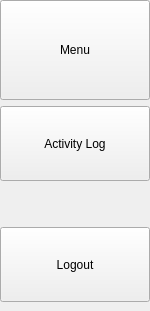
    <widget class="QWidget" name="closedSideBar" native="true">
     <property name="minimumSize">
      <size>
       <width>150</width>
       <height>0</height>
      </size>
     </property>
     <property name="maximumSize">
      <size>
       <width>150</width>
       <height>16777215</height>
      </size>
     </property>
     <layout class="QVBoxLayout" name="verticalLayout_2">
      <property name="spacing">
       <number>5</number>
      </property>
      <property name="leftMargin">
       <number>0</number>
      </property>
      <property name="topMargin">
       <number>0</number>
      </property>
      <property name="rightMargin">
       <number>0</number>
      </property>
      <property name="bottomMargin">
       <number>0</number>
      </property>
      <item>
       <widget class="QWidget" name="widget_3" native="true">
        <property name="minimumSize">
         <size>
          <width>100</width>
          <height>100</height>
         </size>
        </property>
        <layout class="QVBoxLayout" name="verticalLayout_41">
         <property name="leftMargin">
          <number>0</number>
         </property>
         <property name="topMargin">
          <number>0</number>
         </property>
         <property name="rightMargin">
          <number>0</number>
         </property>
         <item>
          <widget class="QWidget" name="menu" native="true">
           <property name="minimumSize">
            <size>
             <width>0</width>
             <height>100</height>
            </size>
           </property>
           <layout class="QVBoxLayout" name="verticalLayout_43">
            <property name="spacing">
             <number>0</number>
            </property>
            <property name="leftMargin">
             <number>0</number>
            </property>
            <property name="topMargin">
             <number>0</number>
            </property>
            <property name="rightMargin">
             <number>0</number>
            </property>
            <property name="bottomMargin">
             <number>0</number>
            </property>
            <item>
             <widget class="QPushButton" name="btn0_menu_2">
              <property name="minimumSize">
               <size>
                <width>0</width>
                <height>100</height>
               </size>
              </property>
              <property name="maximumSize">
               <size>
                <width>16777215</width>
                <height>100</height>
               </size>
              </property>
              <property name="cursor">
               <cursorShape>PointingHandCursor</cursorShape>
              </property>
              <property name="text">
               <string>Menu</string>
              </property>
              <property name="iconSize">
               <size>
                <width>120</width>
                <height>50</height>
               </size>
              </property>
              <property name="checkable">
               <bool>true</bool>
              </property>
              <property name="checked">
               <bool>false</bool>
              </property>
             </widget>
            </item>
           </layout>
          </widget>
         </item>
         <item>
          <widget class="QPushButton" name="btn6_activityLog_2">
           <property name="minimumSize">
            <size>
             <width>0</width>
             <height>75</height>
            </size>
           </property>
           <property name="cursor">
            <cursorShape>PointingHandCursor</cursorShape>
           </property>
           <property name="text">
            <string>Activity Log</string>
           </property>
          </widget>
         </item>
         <item>
          <spacer name="verticalSpacer_2">
           <property name="orientation">
            <enum>Qt::Vertical</enum>
           </property>
           <property name="sizeHint" stdset="0">
            <size>
             <width>20</width>
             <height>40</height>
            </size>
           </property>
          </spacer>
         </item>
         <item>
          <widget class="QPushButton" name="btn7_logout_2">
           <property name="minimumSize">
            <size>
             <width>0</width>
             <height>75</height>
            </size>
           </property>
           <property name="cursor">
            <cursorShape>PointingHandCursor</cursorShape>
           </property>
           <property name="text">
            <string>Logout</string>
           </property>
           <property name="checkable">
            <bool>true</bool>
           </property>
          </widget>
         </item>
        </layout>
       </widget>
      </item>
     </layout>
    </widget>
